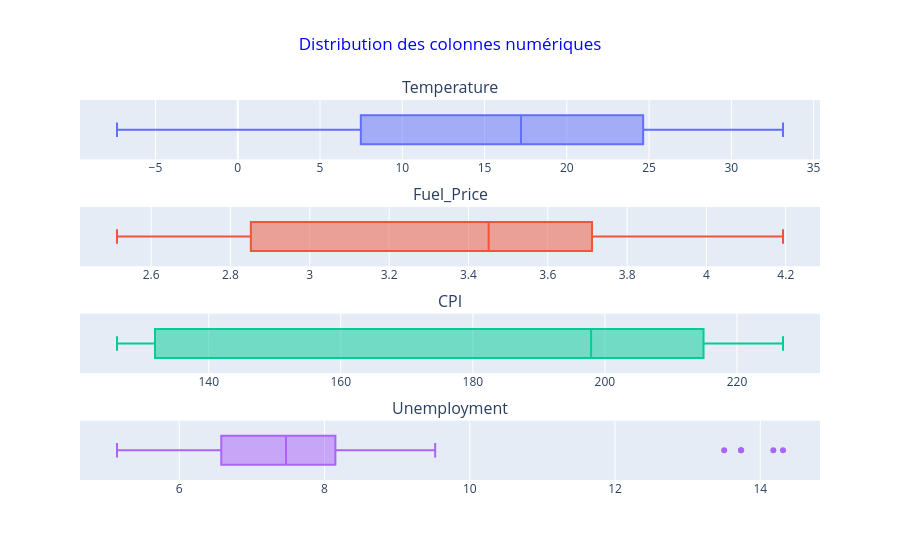

Source (notebook cell):
### Markdown cell above
**Distribution des colonnes numériques**

### Code cell
numeric_col = ['Temperature', 'Fuel_Price', 'CPI', 'Unemployment']

cols= 1
rows = (len(numeric_col) + cols - 1) // cols
num_dist = make_subplots(rows=rows, cols=cols, subplot_titles=numeric_col)
for i,column in enumerate(numeric_col): 
    row = i // cols + 1 
    col = i % cols + 1          
    num_dist.add_trace(go.Box(x=df[column], name='', boxpoints='outliers'),row=row, col=col)

num_dist.update_layout(
    title= dict(text='Distribution des colonnes numériques', x=0.5, font_color='blue'), 
    yaxis=dict(title=''), 
    showlegend=False
)
num_dist.show()

### Figure 1 — Plotly figure (JSON) as saved in the notebook; plotly's stock layout.template omitted (floating-point values rounded to 4 significant figures; data arrays with more than 128 entries replaced by an {"elided": "..."} marker saying what was removed)
{"data": [{"boxpoints": "outliers", "name": "", "type": "box", "x": {"elided": "150 float values"}, "xaxis": "x", "yaxis": "y"}, {"boxpoints": "outliers", "name": "", "type": "box", "x": {"elided": "150 float values"}, "xaxis": "x2", "yaxis": "y2"}, {"boxpoints": "outliers", "name": "", "type": "box", "x": {"elided": "150 float values"}, "xaxis": "x3", "yaxis": "y3"}, {"boxpoints": "outliers", "name": "", "type": "box", "x": {"elided": "150 float values"}, "xaxis": "x4", "yaxis": "y4"}], "layout": {"annotations": [{"font": {"size": 16}, "showarrow": false, "text": "Temperature", "x": 0.5, "xanchor": "center", "xref": "paper", "y": 1, "yanchor": "bottom", "yref": "paper"}, {"font": {"size": 16}, "showarrow": false, "text": "Fuel_Price", "x": 0.5, "xanchor": "center", "xref": "paper", "y": 0.7188, "yanchor": "bottom", "yref": "paper"}, {"font": {"size": 16}, "showarrow": false, "text": "CPI", "x": 0.5, "xanchor": "center", "xref": "paper", "y": 0.4375, "yanchor": "bottom", "yref": "paper"}, {"font": {"size": 16}, "showarrow": false, "text": "Unemployment", "x": 0.5, "xanchor": "center", "xref": "paper", "y": 0.1562, "yanchor": "bottom", "yref": "paper"}], "showlegend": false, "title": {"font": {"color": "blue"}, "text": "Distribution des colonnes numériques", "x": 0.5}, "xaxis": {"anchor": "y", "domain": [0, 1]}, "xaxis2": {"anchor": "y2", "domain": [0, 1]}, "xaxis3": {"anchor": "y3", "domain": [0, 1]}, "xaxis4": {"anchor": "y4", "domain": [0, 1]}, "yaxis": {"anchor": "x", "domain": [0.8438, 1], "title": {"text": ""}}, "yaxis2": {"anchor": "x2", "domain": [0.5625, 0.7188]}, "yaxis3": {"anchor": "x3", "domain": [0.2812, 0.4375]}, "yaxis4": {"anchor": "x4", "domain": [0, 0.1562]}}}
